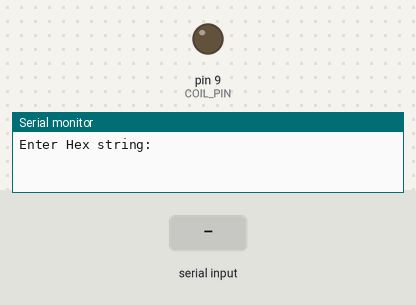
Recording of a sketch running on a simulated Arduino Uno, built with avr-gcc and run on an emulated ATmega328P. Shown: output pins drawn as LEDs (lit = HIGH), the last lines printed to the serial monitor. Inputs (shaded band) come from the test bench.

Above: at 1.2 s.
1.3 s: "1" received over Serial
At 2.42 s:
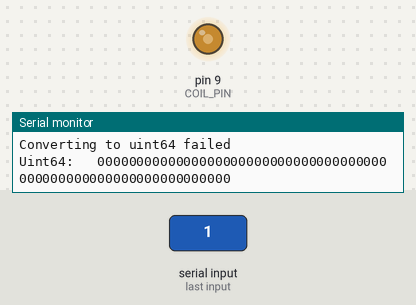
Timing chart, 0 to 4.3 s (numbered marks = the images above; inputs shaded):
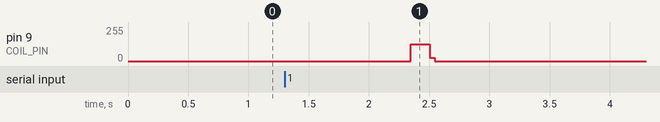

The sketch:

rfid_hextobin.ino
```cpp
#include "Arduino.h"
#include "stdbool.h"


#define FIRST_RFID_BIT (63 - 9)
#define COIL_PIN 9
#define US_DELAY 256

uint64_t hexstring_to_uint64(String hex);
int hexchar_to_dec(char hexchar);
void transmit_rfid(uint64_t rfid_code);
void transmit_bit(uint8_t);
void manchester_set_pin(uint8_t clock_half, uint8_t signal);

void setup()
{
  pinMode(COIL_PIN, OUTPUT);
  Serial.begin(115200);
}

void loop()
{
  String hexstring;
  uint64_t rfid_code;

  digitalWrite(COIL_PIN, LOW);

  Serial.print("\nEnter Hex string: ");

  while(!Serial.available())
    ;

  hexstring = Serial.readString();

  if((rfid_code = hexstring_to_uint64(hexstring)) != 0)
  {
    Serial.print("\nConverted to uint64");
  }
  else
  {
    Serial.print("\nConverting to uint64 failed");
  }

  Serial.print("\nUint64:   ");
  for (int i = 63; i >= 0; i--)
  {
    Serial.print(rfid_code & (1ULL << i) ? 1 : 0);
  }

  for(uint8_t i; i < 5; i++)
  {
    transmit_rfid(rfid_code);
  }
}

int hexchar_to_dec(char hexchar)
{
  if (hexchar >= '0' && hexchar <= '9')
  {
    hexchar -= '0';
  }
  else if (hexchar >= 'A' && hexchar <= 'F')
  {
    hexchar -= 'A';
    hexchar += 10;
  }
  else if (hexchar >= 'a' && hexchar <= 'f')
  {
    hexchar -= 'a';
    hexchar += 10;
  }
  else
  {
    return -1; /* Some character wasn't hexadecimal */
  }

  return hexchar;
}

/*
 * Will return 0 if it failed somewhere (since a valid value will always at least
 * start with nine ones (start bits).
 */
uint64_t hexstring_to_uint64(String hex)
{
  char current_char_value;
  uint64_t current_bit_value;
  uint64_t return_value = 0;
  uint8_t shift_amount;

  if(hex.length() != 10) return 0; /* We require a 10 character string A-F */

  for(int i = 0; i < 10; i++)
  {
    current_char_value = hexchar_to_dec(hex.c_str()[i]);

    if(current_char_value == -1) return 0; /* Break out early if character wasn't "between" 0-F */

    for(int j = 3; j >= 0; j--) /* Go through every bit in the 4 bit value */
    {
      current_bit_value = current_char_value & (1 << j) ? 1 : 0;

      return_value |= current_bit_value << (FIRST_RFID_BIT - ((i * 5) + (3 - j))); /* Value itself */

      shift_amount = (FIRST_RFID_BIT - ((i * 5) + 4));
      return_value ^= current_bit_value << shift_amount; /* Row parity */

      shift_amount = (FIRST_RFID_BIT - (50 + (3 - j)));
      return_value ^= current_bit_value << shift_amount; /* Column parity */
    }
  }

  return (return_value | 0xFF80000000000000); /* Add start bits */
}

void transmit_rfid(uint64_t rfid_code)
{
  for(int i = 63; i >= 0; i--)
  {
    transmit_bit((rfid_code >> i) & 1);
  }
}

void transmit_bit(uint8_t bit_value)
{
  manchester_set_pin(0, bit_value);
  delayMicroseconds(US_DELAY);

  manchester_set_pin(1, bit_value);
  delayMicroseconds(US_DELAY);
}

/*
 * Function mainly taken from:
 * http://www.instructables.com/id/Stupid-Simple-Arduino-LF-RFID-Tag-Spoofer/
 */
void manchester_set_pin(uint8_t clock_half, uint8_t signal)
{
  uint8_t manchester_encoded = clock_half ^ signal;

  digitalWrite(COIL_PIN, !manchester_encoded);
}
```

.ino.cpp
```cpp
#ifdef __IN_ECLIPSE__
//This is a automatic generated file
//Please do not modify this file
//If you touch this file your change will be overwritten during the next build
//This file has been generated on 2017-07-23 00:19:38

#include "Arduino.h"
#include "Arduino.h"
#include "stdbool.h"
void setup() ;
void loop() ;
int hexchar_to_dec(char hexchar) ;
uint64_t hexstring_to_uint64(String hex) ;
void transmit_rfid(uint64_t rfid_code) ;
void transmit_bit(uint8_t bit_value) ;
void manchester_set_pin(uint8_t clock_half, uint8_t signal) ;


#include "rfid_hextobin.ino"

#endif
```

Measured:
- after the input at 1.3 s, pin 9 (COIL_PIN): 0/255 → 126/255 after 1.0 s, → 0/255 0.16 s later
